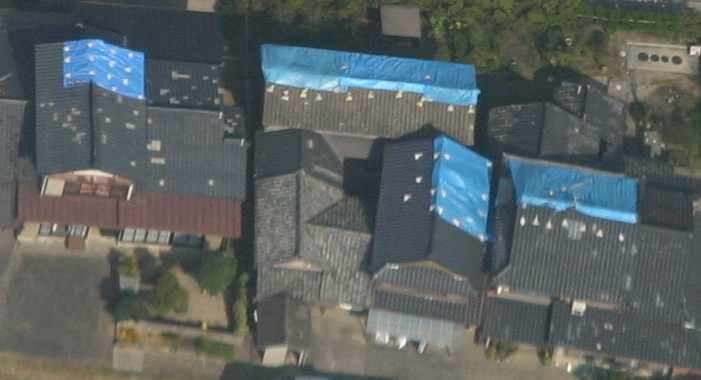
#> input picture input.jpg, 701 x 380 px
$ python -i blue_sheet_locator.py   (imports and definitions only)
#> lines starting #> are read from the running program, lines starting #| are printed output that depends on the picture; after the words box and inside, x2 and y2 are one past the last pixel; in counts of white or black regions, pixels touching at a corner belong together
#> further down, picture is the input picture: shape (380, 701, 3); mean B, G, R 97.5, 98, 89.9
#!/usr/bin/env python3
"""
V9: コンテキスト（文脈）探索 & Top-5 候補表示版
【重要】
ROI選択の際は、探したい家単体ではなく、「隣の家」や「前の道路」などを含めた
「特徴的な並び（パターン）」として大きく囲ってください。
単体の形状あてよりも圧倒的に精度が向上します。
"""
import sys
import os
import argparse
import cv2
import numpy as np
import matplotlib.pyplot as plt

# [14 lines left out: functions load_images, create_non_blue_mask, not called in this run]

def get_edges(img, is_template=False):
    # テンプレート（入力画像）の前処理：ブルーシートを消す（インペイント）
#> called with is_template = False
    if is_template:
        mask = create_non_blue_mask(img)
        # 青い部分があれば、周囲の色で埋める（シワによるノイズを消して輪郭だけ残すため）
        if cv2.countNonZero(mask) > 0:
            img = cv2.inpaint(img, mask, 3, cv2.INPAINT_TELEA)

    # ノイズ除去
    k_size = (5, 5) if is_template else (7, 7)
    blurred = cv2.GaussianBlur(img, k_size, 0)
    gray = cv2.cvtColor(blurred, cv2.COLOR_BGR2GRAY)
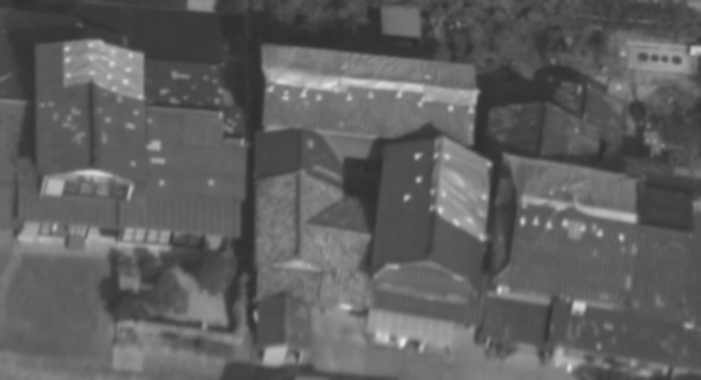
#> gray: shape (380, 701); min 46, max 234, mean 95.5

    # エッジ検出
    # Reference側は畑などのノイズを拾わないよう閾値を高めに
    t1 = 50 if is_template else 100
    t2 = 150 if is_template else 200
    edges = cv2.Canny(gray, t1, t2)
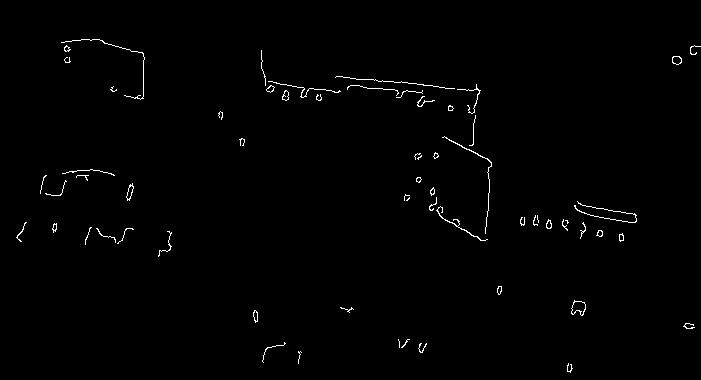
#> edges: shape (380, 701); 0.84% white in thin lines or dots, all inside (x1, y1, x2, y2) = (16, 39, 701, 373)

    # ★重要: 線を太くする（テンプレートのみ）
    # 縮小しても家の形が消えないようにする。Reference側は太くしない（くっつき防止）
    if is_template:
        kernel = np.ones((3,3), np.uint8)
        edges = cv2.dilate(edges, kernel, iterations=1)

    return edges

# [177 lines left out: functions rotate_and_scale, non_max_suppression, main, not called in this run]

# [2 lines not run here, left out]

>>> import cv2
>>> picture = cv2.imread('input.jpg')
>>> result = get_edges(picture)
